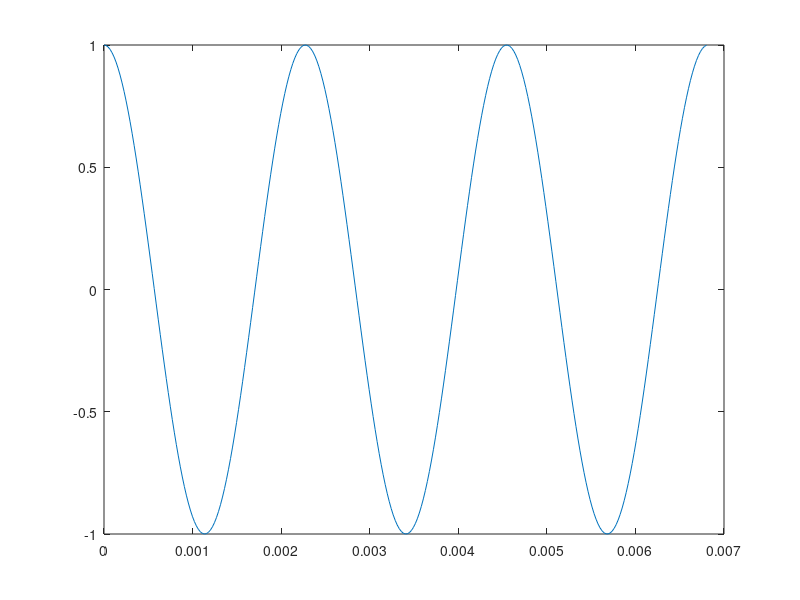

Write the MATLAB code that produced this figure.
Ax=2;
fx=440;
phix=pi/2;
ti=0;
tf=2;
fm=44100;
tm=1/fm;
t=[ti:tm:tf];
x=Ax*sin(2*pi*fx*t+phix);
if Ax <= 1;
    X=x;
else;
    X=x/Ax;
end
audiowrite('ce_diapaso.wav',X,fm)
L=ceil(3/fx*fm);
plot(t(1:L),X(1:L))
sound(X,fm)